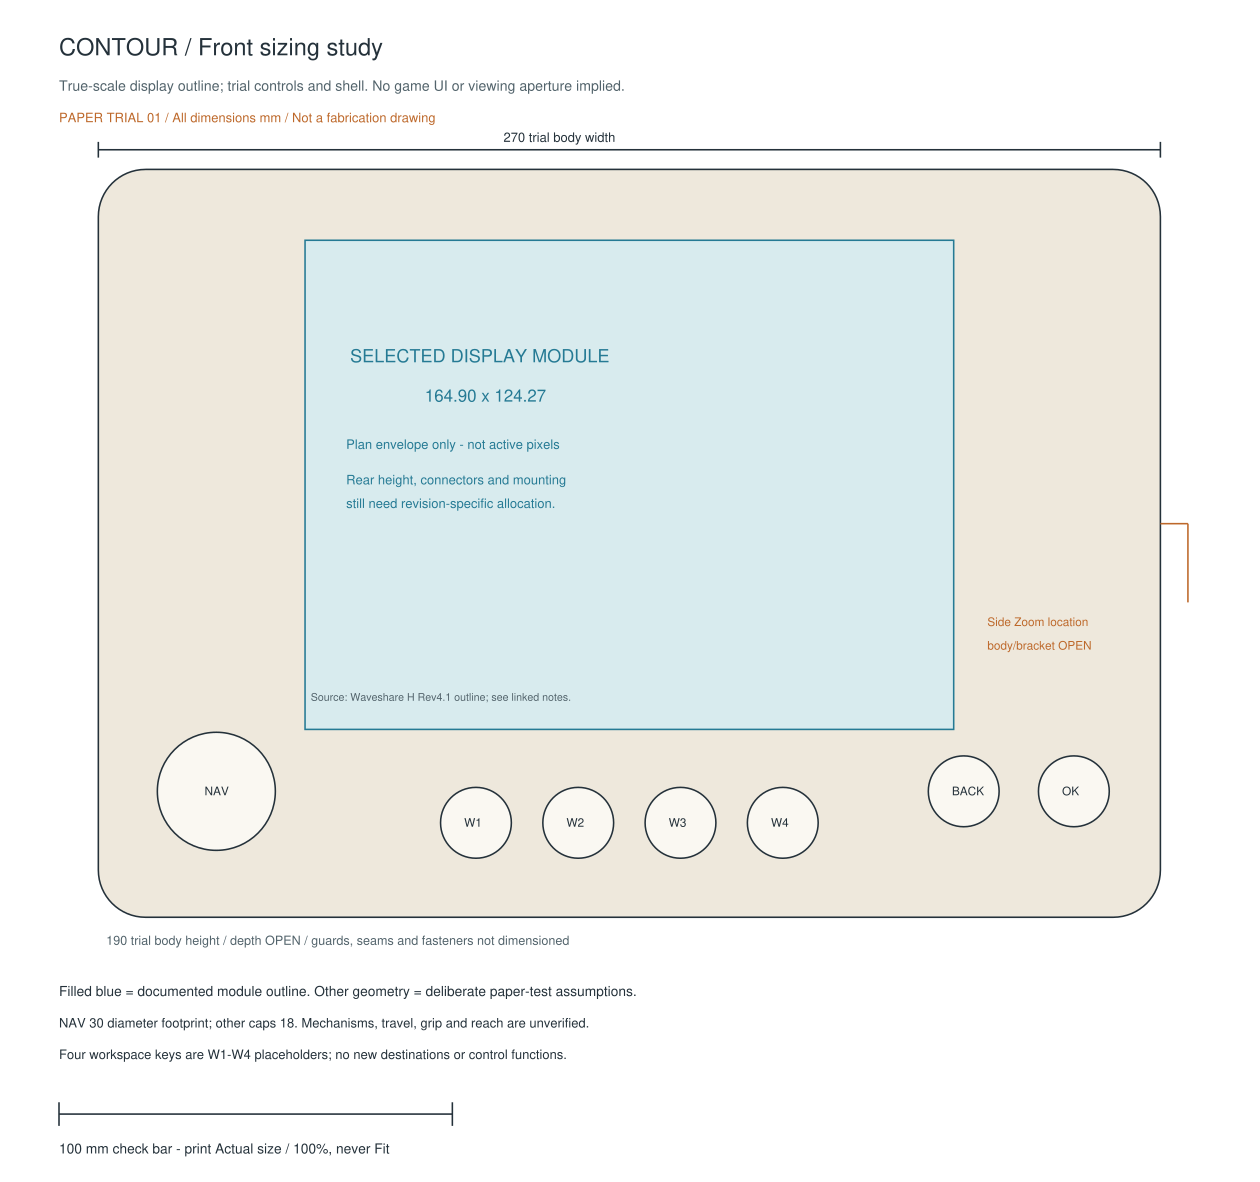

Reproduce this figure in Python.
"""Rebuild the provisional 1:1 Contour paper study; no 3D fit is asserted."""
from pathlib import Path
from reportlab.graphics.shapes import Drawing, Rect, Line, Circle, String
from reportlab.graphics import renderPDF, renderSVG
from reportlab.pdfgen import canvas
from reportlab.lib.colors import HexColor
from reportlab.lib.units import mm

OUTPUT = Path(__file__).resolve().parent
PAGE_W, PAGE_H = 320, 300
BODY_X, BODY_Y = 25, 43
BODY_W, BODY_H = 270, 190
DISPLAY = (52.55, 18, 164.9, 124.27)
INK, MUTED = '#24313a', '#52636b'
CREAM, BLUE, ORANGE = '#eee8dc', '#257a94', '#bd682a'


def text(drawing, x, y, value, size=3.5, color=INK):
    drawing.add(String(x*mm, (PAGE_H-y)*mm, value,
                       fontName='Helvetica', fontSize=size*mm,
                       fillColor=HexColor(color)))


def rect(drawing, x, y, width, height, fill=None, stroke=INK, dashed=False, radius=0):
    drawing.add(Rect(x*mm, (PAGE_H-y-height)*mm, width*mm, height*mm,
                        rx=radius*mm, ry=radius*mm,
                        fillColor=HexColor(fill) if fill else None,
                        strokeColor=HexColor(stroke), strokeWidth=.4*mm,
                        strokeDashArray=[2*mm, 1.5*mm] if dashed else None))


def line(drawing, x1, y1, x2, y2, color=INK):
    drawing.add(Line(x1*mm, (PAGE_H-y1)*mm, x2*mm, (PAGE_H-y2)*mm,
                     strokeColor=HexColor(color), strokeWidth=.4*mm))


def circle(drawing, x, y, radius, label):
    drawing.add(Circle(x*mm, (PAGE_H-y)*mm, radius*mm,
                       fillColor=HexColor('#faf8f2'), strokeColor=HexColor(INK),
                       strokeWidth=.4*mm))
    text(drawing, x-3, y+1, label, 3)


def common(title, subtitle):
    drawing = Drawing(PAGE_W*mm, PAGE_H*mm)
    rect(drawing, 0, 0, PAGE_W, PAGE_H, '#ffffff', '#ffffff')
    text(drawing, 15, 14, title, 6)
    text(drawing, 15, 23, subtitle, 3.6, MUTED)
    text(drawing, 15, 31, 'PAPER TRIAL 01 / All dimensions mm / Not a fabrication drawing', 3.3, ORANGE)
    rect(drawing, BODY_X, BODY_Y, BODY_W, BODY_H, CREAM, radius=12)
    line(drawing, 25, 38, 295, 38)
    line(drawing, 25, 36, 25, 40)
    line(drawing, 295, 36, 295, 40)
    text(drawing, 128, 36, '270 trial body width', 3.3)
    text(drawing, 27, 240, '190 trial body height / depth OPEN / guards, seams and fasteners not dimensioned', 3.2, MUTED)
    line(drawing, 15, 283, 115, 283)
    for x in (15, 115):
        line(drawing, x, 280, x, 286)
    text(drawing, 15, 293, '100 mm check bar - print Actual size / 100%, never Fit', 3.5)
    return drawing


front = common('CONTOUR / Front sizing study', 'True-scale display outline; trial controls and shell. No game UI or viewing aperture implied.')
x, y, w, h = DISPLAY
rect(front, BODY_X+x, BODY_Y+y, w, h, '#d8ebee', BLUE)
text(front, 89, 92, 'SELECTED DISPLAY MODULE', 4.6, BLUE)
text(front, 108, 102, '164.90 x 124.27', 4.3, BLUE)
text(front, 88, 114, 'Plan envelope only - not active pixels', 3.3, BLUE)
text(front, 88, 123, 'Rear height, connectors and mounting', 3.3, BLUE)
text(front, 88, 129, 'still need revision-specific allocation.', 3.3, BLUE)
text(front, 79, 178, 'Source: Waveshare H Rev4.1 outline; see linked notes.', 2.7, MUTED)
circle(front, BODY_X+30, BODY_Y+158, 15, 'NAV')
for center, label in ((96,'W1'), (122,'W2'), (148,'W3'), (174,'W4')):
    circle(front, BODY_X+center, BODY_Y+166, 9, label)
circle(front, BODY_X+220, BODY_Y+158, 9, 'BACK')
circle(front, BODY_X+248, BODY_Y+158, 9, 'OK')
line(front, 295, 133, 302, 133, ORANGE)
line(front, 302, 133, 302, 153, ORANGE)
text(front, 251, 159, 'Side Zoom location', 3, ORANGE)
text(front, 251, 165, 'body/bracket OPEN', 3, ORANGE)
text(front, 15, 253, 'Filled blue = documented module outline. Other geometry = deliberate paper-test assumptions.', 3.5)
text(front, 15, 261, 'NAV 30 diameter footprint; other caps 18. Mechanisms, travel, grip and reach are unverified.', 3.3)
text(front, 15, 269, 'Four workspace keys are W1-W4 placeholders; no new destinations or control functions.', 3.3)

rear = common('CONTOUR / Rear service reservations', 'Looking from the rear: X is mirrored. These are projections, not usable same-plane packing.')
rect(rear, 40, 58, 240, 160, None, ORANGE, True, 5)
text(rear, 44, 55, '15 perimeter study allowance - provisional', 3.2, ORANGE)
rect(rear, BODY_X+BODY_W-x-w, BODY_Y+y, w, h, None, BLUE, True)
text(rear, 90, 89, 'DISPLAY REAR PROJECTION', 4, BLUE)
text(rear, 92, 98, 'Do not count this as empty volume.', 3.3, BLUE)
text(rear, 91, 116, 'Electronics support / board allocation', 3.8)
text(rear, 93, 126, 'OPEN until actual component heights,', 3.2)
text(rear, 93, 133, 'mounts and connector exits are known.', 3.2)
rect(rear, 42, 191, 236, 26, None, MUTED, True)
text(rear, 81, 202, 'CONTROL BACKS + HARNESS ROUTING', 3.5)
text(rear, 84, 210, 'Mechanism depth / wire bends / access OPEN', 3)
line(rear, 25, 133, 18, 133, ORANGE)
text(rear, 43, 156, 'Side Zoom', 3, ORANGE)
text(rear, 43, 163, 'bracket OPEN', 3, ORANGE)
text(rear, 15, 251, '240 x 160 dashed region is an allocation boundary, NOT a free PCB area or proven clearance.', 3.4)
text(rear, 15, 259, 'Open passive lid > reach/disconnect harnesses > remove support > access front retainers.', 3.4)
text(rear, 15, 267, 'Board, energy, antenna, thermal, fastener and cable envelopes remain unallocated.', 3.4)

pages = [('contour-sizing-front', front), ('contour-sizing-rear', rear)]
pdf = canvas.Canvas(str(OUTPUT/'contour-sizing.pdf'), pagesize=(PAGE_W*mm, PAGE_H*mm))
pdf.setTitle('Contour trial sizing and service reservations')
for name, drawing in pages:
    renderSVG.drawToFile(drawing, str(OUTPUT/(name+'.svg')))
    renderPDF.draw(drawing, pdf, 0, 0)
    pdf.showPage()
pdf.save()
print('Wrote two editable SVGs and two-page 320 x 300 mm paper-study PDF.')
